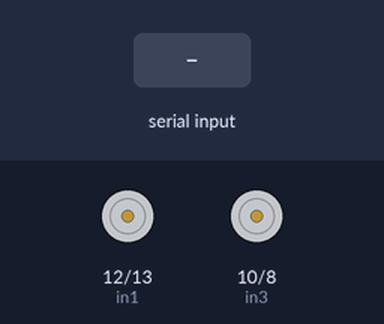
A sketch run on a simulated Arduino Uno, built with avr-gcc and run on an emulated ATmega328P. Parts: motor-driver pin pairs drawn as motors (green arrow = first pin HIGH = forward, orange = second pin HIGH = backward, longer = more drive, scaled by the enable pin). The test bench sets the inputs (shaded band).

Above: at 1.2 s.
1.3 s: "1" received over Serial
At 2.0 s:
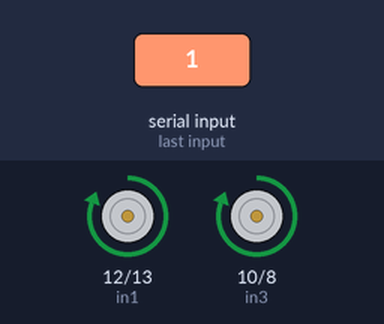
2.8 s: "0" received over Serial
At 3.2 s:
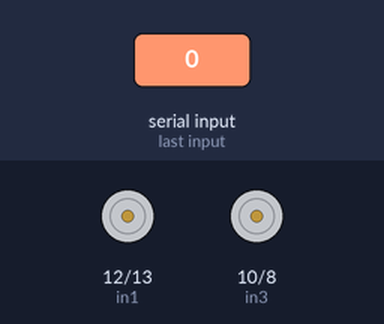
4.3 s: "2" received over Serial
At 5.5 s:
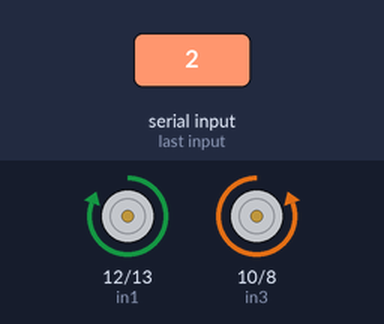
5.8 s: "3" received over Serial
At 6.6 s:
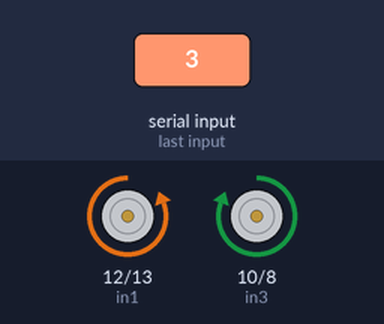
7.3 s: "4" received over Serial
At 7.8 s:
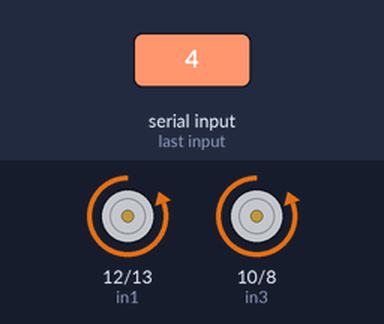
Timing chart, 0 to 9.8 s (numbered marks = the images above; inputs shaded):
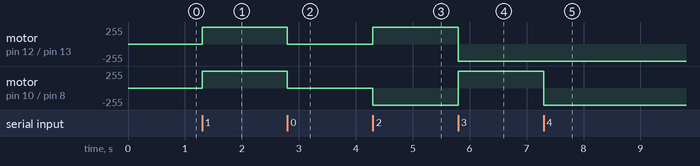

Measured:
- after the input at 1.3 s, motor on pin 12 (in1) / pin 13 (in2), motor on pin 10 (in3) / pin 8 (in4): stopped → forward 255/255 at once
- after the input at 2.8 s, motor on pin 12 (in1) / pin 13 (in2), motor on pin 10 (in3) / pin 8 (in4): forward 255/255 → stopped at once
- after the input at 4.3 s, motor on pin 12 (in1) / pin 13 (in2): stopped → forward 255/255 at once; motor on pin 10 (in3) / pin 8 (in4): stopped → backward 255/255 at once
- after the input at 5.8 s, motor on pin 12 (in1) / pin 13 (in2): forward 255/255 → backward 255/255 at once; motor on pin 10 (in3) / pin 8 (in4): backward 255/255 → forward 255/255 at once
- after the input at 7.3 s, motor on pin 10 (in3) / pin 8 (in4): forward 255/255 → backward 255/255 at once

The sketch:

SOLUCION-SmartRobotsChallenge.ino
```cpp
// Motor A
int enA = 11;
int in1 = 12;
int in2 = 13;

// Motor B
int enB = 9;
int in3 = 10;
int in4 = 8;

char opcion = '9';

void Adelante(int speed){
  analogWrite(enA, speed);
  analogWrite(enB, speed);
  digitalWrite(in1, HIGH);
  digitalWrite(in2, LOW);
  digitalWrite(in3, HIGH);
  digitalWrite(in4, LOW);
}

void Izquierda(int speed){
  analogWrite(enA, speed);
  analogWrite(enB, speed);
  digitalWrite(in1, HIGH);
  digitalWrite(in2, LOW);
  digitalWrite(in3, LOW);
  digitalWrite(in4, HIGH);
}

void Derecha(int speed){
  analogWrite(enA, speed);
  analogWrite(enB, speed);
  digitalWrite(in1, LOW);
  digitalWrite(in2, HIGH);
  digitalWrite(in3, HIGH);
  digitalWrite(in4, LOW);
}

void Atras(int speed){
  analogWrite(enA, speed);
  analogWrite(enB, speed);
  digitalWrite(in1, LOW);
  digitalWrite(in2, HIGH);
  digitalWrite(in3, LOW);
  digitalWrite(in4, HIGH);
}

void Parar(){
  digitalWrite(in1, LOW);
  digitalWrite(in2, LOW);
  digitalWrite(in3, LOW);
  digitalWrite(in4, LOW);
}

void setup() {
  pinMode(enA, OUTPUT);
  pinMode(in1, OUTPUT);
  pinMode(in2, OUTPUT);
  pinMode(enB, OUTPUT);
  pinMode(in3, OUTPUT);
  pinMode(in4, OUTPUT);


  digitalWrite(in1, LOW);
  digitalWrite(in2, LOW);
  digitalWrite(in3, LOW);
  digitalWrite(in4, LOW);

  Serial.begin(9600);
}

void loop() {
  if (Serial.available()>0)
  {
     opcion = Serial.read();
  }
  /* Ejemplo: 0 Parar
  if (opcion == '0'){
    Parar();
  }  */

  ///////// Escribir tus funciones a partir de aqui /////////////
  if (opcion == '0'){
    Parar();
  }
  else if (opcion == '1'){
    Adelante(255);
  }
  else if (opcion == '2'){
    Izquierda(255);
  }
  else if (opcion == '3'){
    Derecha(255);
  }
  else if (opcion == '4'){
    Atras(255);
  }

  ////////////////////// No editar //////////////////////////////

  else{
    Parar();
  }
}
```
